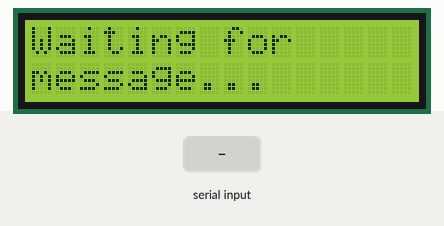
The sketch below on a simulated Arduino Uno, built with avr-gcc and run on an emulated ATmega328P. Shown: 16×2 character LCD. The test bench sets the inputs (shaded band). What the sketch prints to the serial monitor is not drawn.

Above: at 4.3 s.
4.4 s: "CLEAR\n" received over the second serial link
At 4.7 s:
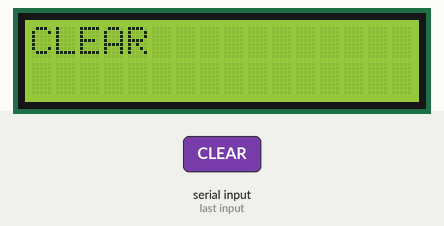
5.9 s: "BACKLIGHT ON\n" received over the second serial link
At 7.1 s:
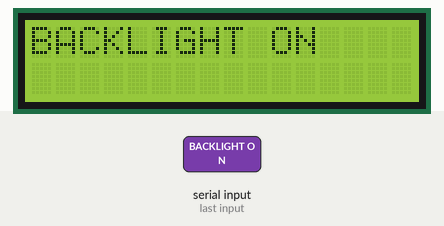
7.4 s: "BACKLIGHT OFF\n" received over the second serial link
At 8.6 s:
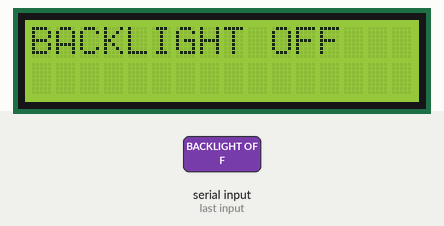
8.9 s: "STATUS\n" received over the second serial link
At 9.6 s:
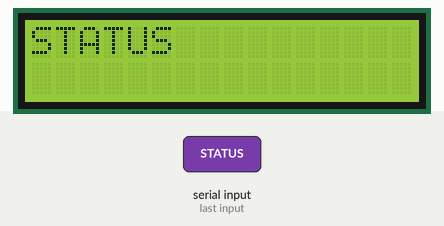
10.4 s: "1\n" received over the second serial link
At 10.8 s:
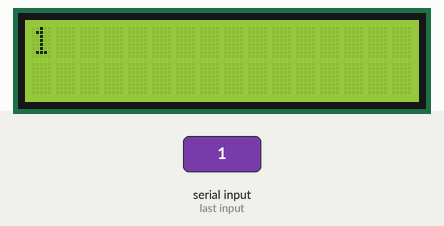
Timing chart, 0 to 12.9 s (numbered marks = the images above; inputs shaded):
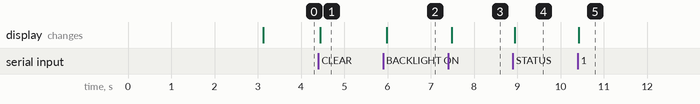

Measured:
- after the input at 4.4 s, the display: changes at once (image 1)
- after the input at 5.9 s, the display: changes after 0.08 s (image 2)
- after the input at 7.4 s, the display: changes after 0.09 s (image 3)
- after the input at 8.9 s, the display: changes after 0.05 s (image 4)
- after the input at 10.4 s, the display: changes at once (image 5)

The sketch:

advertisment_screen.ino
```cpp
// Bluetooth Advertisement Display System
// Components: Arduino Uno, HC-05 Bluetooth Module, I2C LCD (16x2)
// Receives text messages from mobile app and displays on LCD screen

#include <Wire.h>
#include <LiquidCrystal_I2C.h>
#include <SoftwareSerial.h>

// Initialize LCD with I2C address 0x27, 16 columns and 2 rows
LiquidCrystal_I2C lcd(0x27, 16, 2);

// Bluetooth Module Pins (HC-05)
// RX Pin 10, TX Pin 11
SoftwareSerial bluetooth(10, 11); // RX, TX

// Variables for message handling
String receivedMessage = "";
String line1 = "";
String line2 = "";
bool newData = false;
unsigned long scrollTimer = 0;
int scrollPosition = 0;
bool isScrolling = false;

void setup() {
  // Initialize serial communication for debugging
  Serial.begin(9600);
  Serial.println("Bluetooth LCD Advertisement System");

  // Initialize Bluetooth communication
  bluetooth.begin(9600);
  Serial.println("Bluetooth initialized at 9600 baud");

  // Initialize LCD
  lcd.init();
  lcd.backlight();

  // Display welcome message
  displayWelcomeMessage();
  delay(3000);
  lcd.clear();

  // Show ready status
  lcd.setCursor(0, 0);
  lcd.print("Waiting for");
  lcd.setCursor(0, 1);
  lcd.print("message...");
}

void loop() {
  // Check for incoming Bluetooth data
  receiveBluetoothData();

  // Process and display new messages
  if (newData) {
    processMessage();
    displayMessage();
    newData = false;
  }

  // Handle scrolling for long messages
  if (isScrolling) {
    handleScrolling();
  }
}

// Function: Display welcome message on startup
// Added Value: Professional startup experience
void displayWelcomeMessage() {
  lcd.setCursor(0, 0);
  lcd.print("Advertisement");
  lcd.setCursor(0, 1);
  lcd.print("Display Ready!");
}

// Function: Receive data from Bluetooth module
// Added Value: Handles incoming messages from mobile app
void receiveBluetoothData() {
  while (bluetooth.available() > 0) {
    char inChar = bluetooth.read();

    // Check for message end marker (newline or carriage return)
    if (inChar == '\n' || inChar == '\r') {
      if (receivedMessage.length() > 0) {
        newData = true;
        Serial.println("Received: " + receivedMessage);
      }
    } else {
      // Add character to message
      receivedMessage += inChar;
    }

    delay(5); // Small delay for stable serial reading
  }
}

// Function: Process received message and split into lines
// Added Value: Intelligently formats text for 16x2 display
void processMessage() {
  receivedMessage.trim(); // Remove whitespace

  // Check if message contains separator (|) for two lines
  int separatorIndex = receivedMessage.indexOf('|');

  if (separatorIndex > 0) {
    // Message has explicit line separator
    line1 = receivedMessage.substring(0, separatorIndex);
    line2 = receivedMessage.substring(separatorIndex + 1);
    line1.trim();
    line2.trim();
  } else if (receivedMessage.length() <= 16) {
    // Short message - display on line 1 only
    line1 = receivedMessage;
    line2 = "";
  } else if (receivedMessage.length() <= 32) {
    // Medium message - split into two lines
    int splitPoint = findBestSplitPoint(receivedMessage);
    line1 = receivedMessage.substring(0, splitPoint);
    line2 = receivedMessage.substring(splitPoint);
    line1.trim();
    line2.trim();
  } else {
    // Long message - enable scrolling
    line1 = receivedMessage.substring(0, 16);
    line2 = receivedMessage.substring(16, min((int)receivedMessage.length(), 32));
    isScrolling = true;
    scrollPosition = 0;
  }

  // Clear received message for next input
  receivedMessage = "";
}

// Function: Find best point to split message between words
// Added Value: Prevents breaking words in the middle
int findBestSplitPoint(String msg) {
  if (msg.length() <= 16) return msg.length();

  // Look for space near position 16
  for (int i = 16; i >= 10; i--) {
    if (msg.charAt(i) == ' ') {
      return i + 1;
    }
  }

  // If no space found, split at 16
  return 16;
}

// Function: Display message on LCD screen
// Added Value: Clear, formatted display output
void displayMessage() {
  lcd.clear();

  // Display line 1
  lcd.setCursor(0, 0);
  if (line1.length() <= 16) {
    lcd.print(line1);
  } else {
    lcd.print(line1.substring(0, 16));
  }

  // Display line 2
  lcd.setCursor(0, 1);
  if (line2.length() <= 16) {
    lcd.print(line2);
  } else {
    lcd.print(line2.substring(0, 16));
  }

  Serial.println("Displayed:");
  Serial.println("Line 1: " + line1);
  Serial.println("Line 2: " + line2);
}

// Function: Handle scrolling text for long messages
// Added Value: Displays long messages through animation
void handleScrolling() {
  unsigned long currentTime = millis();

  // Scroll every 500ms
  if (currentTime - scrollTimer >= 500) {
    scrollTimer = currentTime;
    scrollPosition++;

    // Reset scroll when reaching end
    if (scrollPosition > line1.length() - 16) {
      scrollPosition = 0;
      isScrolling = false; // Stop scrolling after one cycle
    }

    // Update display with scrolled text
    lcd.clear();
    lcd.setCursor(0, 0);
    lcd.print(line1.substring(scrollPosition, scrollPosition + 16));
    lcd.setCursor(0, 1);
    if (line2.length() > 0) {
      lcd.print(line2.substring(min(scrollPosition, (int)line2.length()),
                                 min(scrollPosition + 16, (int)line2.length())));
    }
  }
}

// Function: Clear display and show waiting message
// Added Value: Provides feedback when ready for new input
void showWaitingMessage() {
  lcd.clear();
  lcd.setCursor(0, 0);
  lcd.print("Send message");
  lcd.setCursor(0, 1);
  lcd.print("via Bluetooth");
}

// Function: Display connection status
// Added Value: Shows Bluetooth connection state
void displayConnectionStatus(bool connected) {
  lcd.clear();
  lcd.setCursor(0, 0);
  if (connected) {
    lcd.print("BT Connected!");
  } else {
    lcd.print("BT Disconnected");
  }
  delay(2000);
  showWaitingMessage();
}

// Function: Parse and execute special commands
// Added Value: Allows control commands from mobile app
void processCommand(String cmd) {
  cmd.toUpperCase();

  if (cmd == "CLEAR") {
    lcd.clear();
    line1 = "";
    line2 = "";
  } else if (cmd == "BACKLIGHT ON") {
    lcd.backlight();
  } else if (cmd == "BACKLIGHT OFF") {
    lcd.noBacklight();
  } else if (cmd == "STATUS") {
    // Send status back to mobile app
    bluetooth.println("LCD Ready");
    bluetooth.println("Display: 16x2");
  }
}
```
